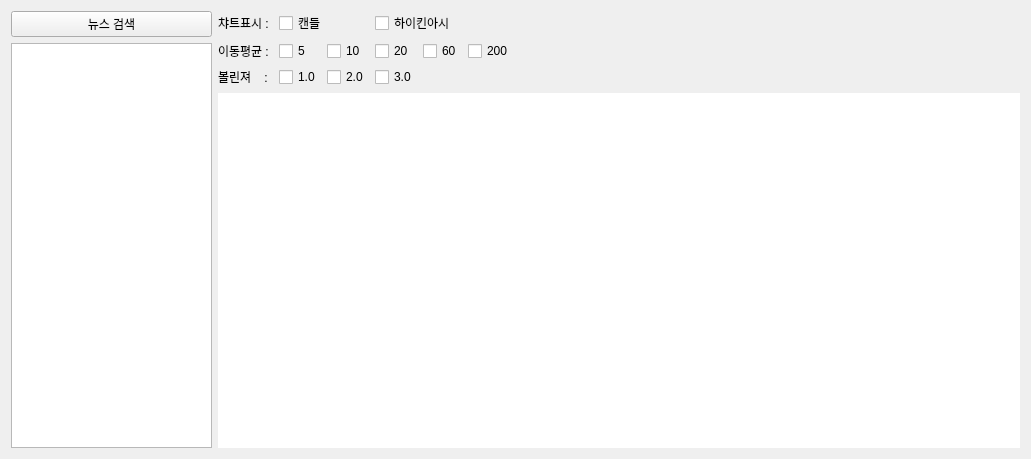
<?xml version="1.0" encoding="UTF-8"?>
<ui version="4.0">
 <class>ChartWidget2</class>
 <widget class="QWidget" name="ChartWidget2">
  <property name="geometry">
   <rect>
    <x>0</x>
    <y>0</y>
    <width>1031</width>
    <height>459</height>
   </rect>
  </property>
  <property name="windowTitle">
   <string>Form</string>
  </property>
  <layout class="QHBoxLayout" name="horizontalLayout" stretch="1,4">
   <item>
    <layout class="QVBoxLayout" name="verticalLayout">
     <item>
      <widget class="QPushButton" name="btn_search_news">
       <property name="text">
        <string>뉴스 검색</string>
       </property>
      </widget>
     </item>
     <item>
      <widget class="QTextBrowser" name="textBrowser"/>
     </item>
    </layout>
   </item>
   <item>
    <layout class="QVBoxLayout" name="verticalLayout_3" stretch="0,0">
     <item>
      <layout class="QHBoxLayout" name="horizontalLayout_2">
       <item>
        <layout class="QGridLayout" name="gridLayout_2">
         <item row="0" column="0">
          <widget class="QLabel" name="label_3">
           <property name="text">
            <string>챠트표시 :</string>
           </property>
          </widget>
         </item>
         <item row="0" column="1" colspan="2">
          <widget class="QCheckBox" name="check_candle">
           <property name="text">
            <string>캔들</string>
           </property>
          </widget>
         </item>
         <item row="0" column="3" colspan="2">
          <widget class="QCheckBox" name="check_heikin">
           <property name="text">
            <string>하이킨아시</string>
           </property>
          </widget>
         </item>
         <item row="1" column="0">
          <widget class="QLabel" name="label">
           <property name="text">
            <string>이동평균 : </string>
           </property>
          </widget>
         </item>
         <item row="1" column="1">
          <widget class="QCheckBox" name="check_sma5">
           <property name="minimumSize">
            <size>
             <width>0</width>
             <height>0</height>
            </size>
           </property>
           <property name="text">
            <string>5</string>
           </property>
          </widget>
         </item>
         <item row="1" column="2">
          <widget class="QCheckBox" name="check_sma10">
           <property name="text">
            <string>10</string>
           </property>
          </widget>
         </item>
         <item row="1" column="3">
          <widget class="QCheckBox" name="check_sma20">
           <property name="text">
            <string>20</string>
           </property>
          </widget>
         </item>
         <item row="1" column="4">
          <widget class="QCheckBox" name="check_sma60">
           <property name="text">
            <string>60</string>
           </property>
          </widget>
         </item>
         <item row="1" column="5">
          <widget class="QCheckBox" name="check_sma200">
           <property name="text">
            <string>200</string>
           </property>
          </widget>
         </item>
         <item row="2" column="0">
          <widget class="QLabel" name="label_2">
           <property name="text">
            <string>볼린져    :</string>
           </property>
          </widget>
         </item>
         <item row="2" column="1">
          <widget class="QCheckBox" name="check_bb10">
           <property name="text">
            <string>1.0</string>
           </property>
          </widget>
         </item>
         <item row="2" column="2">
          <widget class="QCheckBox" name="check_bb20">
           <property name="text">
            <string>2.0</string>
           </property>
          </widget>
         </item>
         <item row="2" column="3">
          <widget class="QCheckBox" name="check_bb30">
           <property name="text">
            <string>3.0</string>
           </property>
          </widget>
         </item>
        </layout>
       </item>
       <item>
        <spacer name="horizontalSpacer">
         <property name="orientation">
          <enum>Qt::Orientation::Horizontal</enum>
         </property>
         <property name="sizeHint" stdset="0">
          <size>
           <width>40</width>
           <height>20</height>
          </size>
         </property>
        </spacer>
       </item>
      </layout>
     </item>
     <item>
      <widget class="QWidget" name="widget_container" native="true">
       <property name="sizePolicy">
        <sizepolicy hsizetype="Expanding" vsizetype="Expanding">
         <horstretch>0</horstretch>
         <verstretch>0</verstretch>
        </sizepolicy>
       </property>
       <property name="styleSheet">
        <string notr="true">background-color: rgb(255, 255, 255);</string>
       </property>
      </widget>
     </item>
    </layout>
   </item>
  </layout>
 </widget>
 <resources/>
 <connections/>
</ui>
